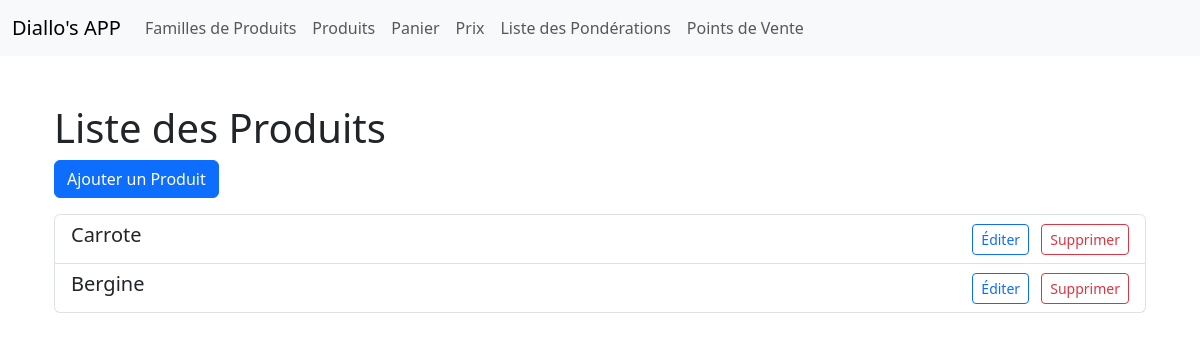
/products/, run on an earlier commit of the app's database.
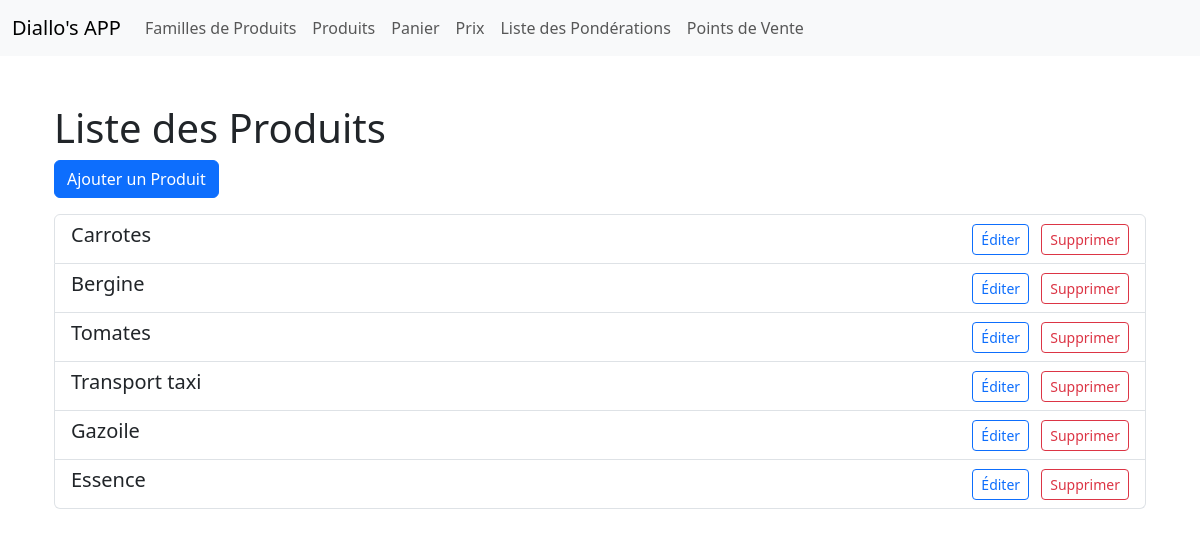
And on a later commit of the database.
### gestion_produits/models.py (models this page shows, shortened)
class Product(models.Model):
    DEFAULT_CODE = 'DEFAULT_CODE'
    DEFAULT_NAME = 'DEFAULT_NAME'
    DEFAULT_DESCRIPTION = 'DEFAULT_DESCRIPTION'
    code_name = models.CharField(max_length=100, default=DEFAULT_CODE)
    name = models.CharField(max_length=100, default=DEFAULT_NAME)
    description = models.TextField(default=DEFAULT_DESCRIPTION)
    family = models.ForeignKey(Family, on_delete=models.CASCADE)

### gestion_produits/views.py (the view)
# urls.py: path('products/', views.product_list, name='product_list'),
def product_list(request):
    products = Product.objects.all()
    return render(request, 'product_list.html', {'products': products})

### gestion_produits/templates/product_list.html (shortened to what this page needs)
{% extends 'base.html' %}
{% block content %}
<div class="container mt-5">
    <h1>Liste des Produits</h1>
    <a href="{% url 'product_new' %}" class="btn btn-primary mb-3">Ajouter un Produit</a>
    <ul class="list-group">
        {% for product in products %}
            <li class="list-group-item d-flex justify-content-between align-items-center">
                <div>
                    <h5>{{ product.name }}</h5>
                </div>
                <div>
                    <a href="{% url 'product_edit' pk=product.pk %}" class="btn btn-sm btn-outline-primary me-2">Éditer</a>
                    <form action="{% url 'product_delete' pk=product.pk %}" method="post" class="d-inline">
                        <button type="submit" class="btn btn-sm btn-outline-danger" onclick="return confirm('Êtes-vous sûr de vouloir supprimer ce produit ?')">Supprimer</button>
                    </form>
                </div>
            </li>
        {% endfor %}
    </ul>
</div>
{% endblock %}

What changed in the data, as far as the page shows it:
removed Product: name "Carrote"
added Product: name "Carrotes"
added Product: name "Tomates"
added Product: name "Transport taxi"
added Product: name "Gazoile"
added Product: name "Essence"
